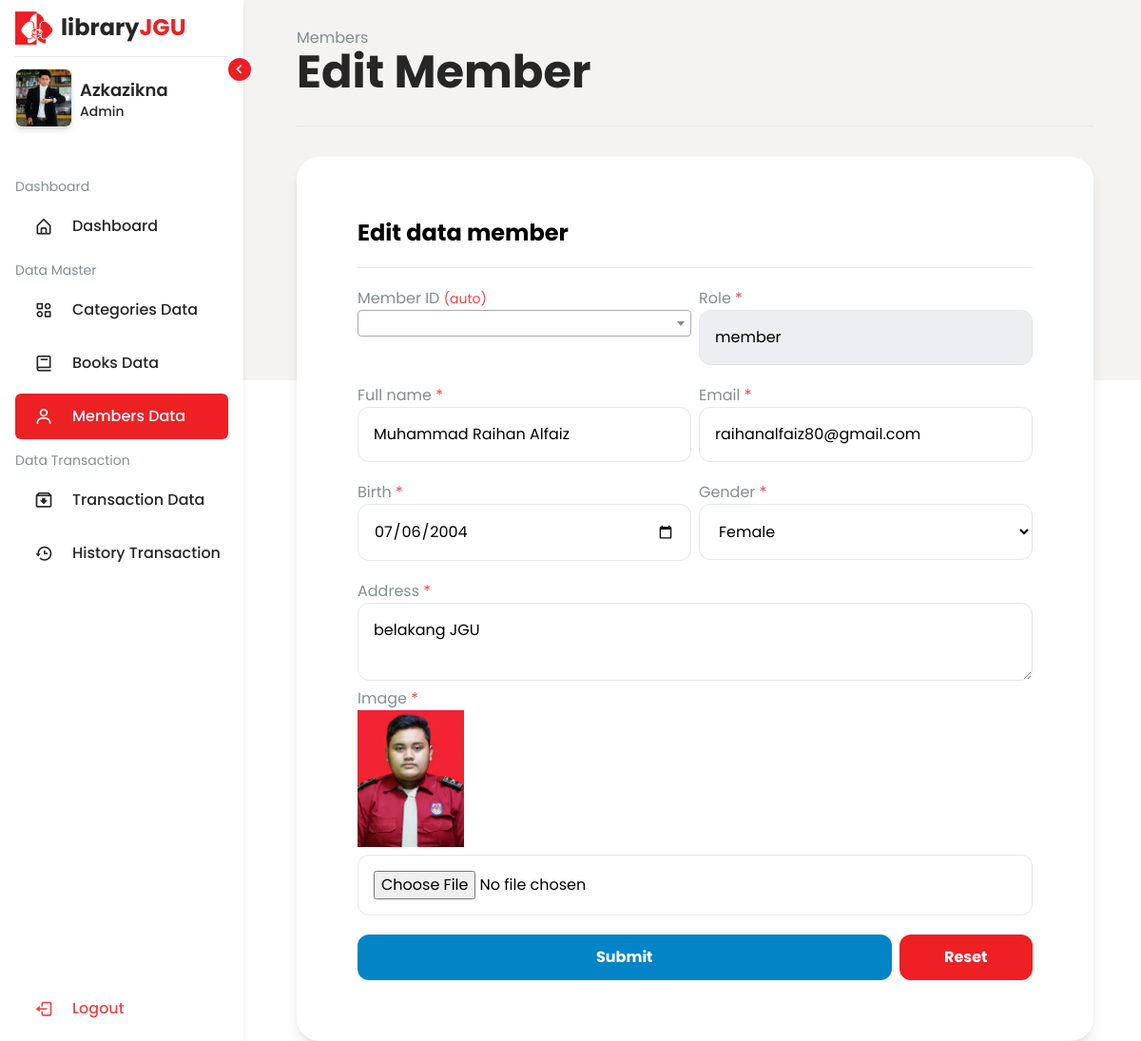
Page /admin/update_user.php?id_user=7 (signed in) on the committed database.
### tables this page shows
CREATE TABLE `users` (
  `id_user` int(11) NOT NULL,
  `code_member` varchar(15) NOT NULL,
  `fullname` varchar(255) NOT NULL,
  `slug_user` varchar(255) NOT NULL,
  `email` varchar(255) NOT NULL,
  `password` varchar(255) NOT NULL,
  `birth` varchar(255) NOT NULL,
  `gender` varchar(255) NOT NULL,
  `address` text NOT NULL,
  `img_member` varchar(255) NOT NULL,
  `role` varchar(255) NOT NULL,
  `total_comment` int(11) NOT NULL
);

### admin/functions.php (called while the page is built, shortened)
<?php
$conn = mysqli_connect("localhost", "root", "", "libraryJGU");
function query($query) {
    global $conn;
    $result = mysqli_query($conn, $query);
    $rows = [];
    while( $row = mysqli_fetch_assoc($result) ) {
        $rows[] = $row;
    }
    return $rows;
}
?>

### admin/update_user.php (the view, shortened to what this page needs)
<?php include'template/header.php';?>
<?php include'template/sidebar.php';?>
<?php require'functions.php';?>
<?php
$id_user = $_GET["id_user"];
$member = query("SELECT * FROM users WHERE id_user = $id_user")[0];
?>
<section class="dashboard">
        <div class="flex justify-center flex-col lg:flex-row gap-5 items-center">
            <div class="text w-full">
                <p class="text-dark text-md">Members</p>
                <h1 class="text-darken text-5xl font-bold">Edit Member</h1>
            </div>
        </div>
        <hr class="my-8">
        <div class="w-full bg-white rounded-3xl p-4 lg:p-16 shadow-lg overflow-x-auto">
            <h1 class="text-xl lg:text-2xl font-bold">Edit data member</h1>
            <hr class="mb-3 mt-5">
            <form action="" method="post" enctype="multipart/form-data">
                <div class="flex flex-col lg:flex-row gap-2 mt-5">
                    <div class="form-group w-full">
                        <label for="code_member" class="text-dark dark:text-txtdark">Member ID <span class="text-red-500 text-sm">(auto)</span></label>
                    </div>
                    <div class="form-group w-full">
                        <label for="role" class="text-dark dark:text-txtdark">Role <span class="text-red-500">*</span></label><br>
                        <input type="text" name="role" id="role" class="bg-gray-300 dark:text-txtdark border bg-opacity-[40%] p-4 rounded-xl w-full" value="member" readonly>
                    </div>
                </div>
                <div class="flex flex-col lg:flex-row gap-2 mt-5">
                    <div class="form-group w-full">
                        <label for="fullname" class="text-dark dark:text-txtdark">Full name <span class="text-red-500">*</span></label><br>
                        <input type="text" name="fullname" id="fullname" class="bg-white dark:text-txtdark border bg-opacity-[40%] p-4 rounded-xl w-full" placeholder="Enter full name here" value="<?= $member['fullname'] ?>">
                    </div>
                    <div class="form-group w-full">
                        <label for="email" class="text-dark dark:text-txtdark">Email <span class="text-red-500">*</span></label><br>
                        <input type="email" name="email" id="email" class="bg-white dark:text-txtdark border bg-opacity-[40%] p-4 rounded-xl w-full" placeholder="Enter member's email here" value="<?= $member['email'] ?>">
                    </div>
                </div>
                <div class="flex flex-col lg:flex-row gap-2 mt-2 lg:mt-5">
                    <div class="form-group w-full">
                        <label for="birth" class="text-dark dark:text-txtdark">Birth <span class="text-red-500">*</span></label><br>
                        <input type="date" name="birth" id="birth" class="bg-white dark:text-txtdark border bg-opacity-[40%] p-4 rounded-xl w-full" value="<?= $member['birth'] ?>">
                    </div>
                    <div class="form-group w-full">
                        <label for="gender" class="text-dark dark:text-txtdark">Gender <span class="text-red-500">*</span></label><br>
                        <select name="gender" id="gender" class="bg-white dark:text-txtdark border bg-opacity-[40%] p-4 rounded-xl w-full">
                            <option value="<?= $member['gender'] ?>"><?= $member['gender'] ?></option>
                        </select>
                    </div>
                </div>
                <div class="form-group w-full mt-2 lg:mt-5">
                    <label for="address" class="text-dark dark:text-txtdark">Address <span class="text-red-500">*</span></label><br>
                    <textarea type="text" name="address" id="address" class="bg-white dark:text-txtdark border bg-opacity-[40%] p-4 rounded-xl w-full" placeholder="Add address..."><?= $member['address'] ?></textarea>
                </div>
                <div class="form-group w-full">
                    <label for="img_member" class="text-dark dark:text-txtdark">Image <span class="text-red-500">*</span></label><br>
                    <img src="../dist/img/imgMember/<?= $member['img_member'] ?>" alt="" class="w-28 h-36 mb-2 object-cover">
                    <input type="file" name="img_member" id="img_member" class="bg-white dark:text-txtdark border bg-opacity-[40%] p-4 rounded-xl w-full">
                </div>
                <div class="flex flex-col lg:flex-row gap-2 mt-2 lg:mt-5">
                    <button type="submit" name="submit" class="block py-3 rounded-xl bg-sky-600 text-center w-full lg:w-[80%] text-white font-bold">Submit</button>
                    <button type="reset" class="block py-3 rounded-xl bg-primary text-center w-full lg:w-[20%] text-white font-bold">Reset</button>
                </div>
            </form>
        </div>
</section>
<?php include 'template/footer.php'; ?>

### rows in the picture
users: fullname "Muhammad Raihan Alfaiz", email "raihanalfaiz80@gmail.com", birth "07/06/2004", gender "Female", address "belakang JGU", img_member (picture)

### other values in the picture
$nick[0] "Azkazikna"
